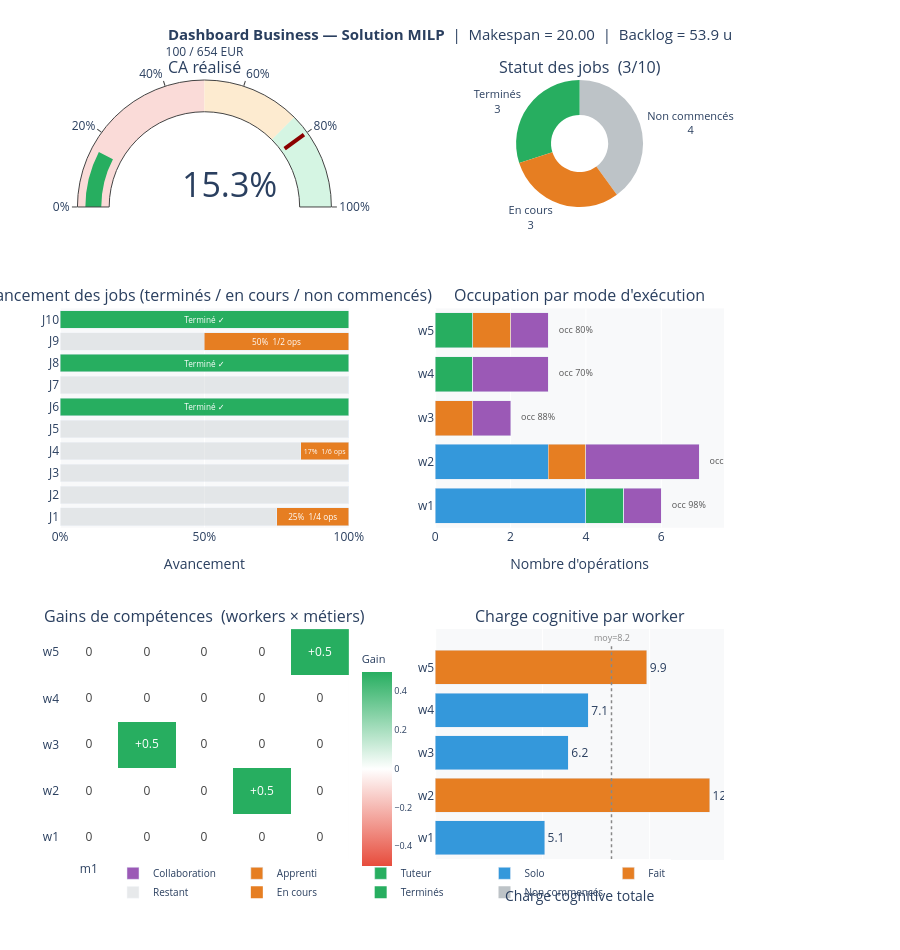

The code cell stored with this chart in its notebook:
### Code cell
s_report = solution_business_report(s, instance)
plot_business_report(s_report, instance)

### Figure 1 — Plotly figure (JSON) as saved in the notebook; plotly's stock layout.template omitted (floating-point values rounded to 4 significant figures)
{"data": [{"domain": {"x": [0, 0.435], "y": [0.8372, 1]}, "gauge": {"axis": {"range": [0, 100], "ticksuffix": "%"}, "bar": {"color": "#27AE60"}, "steps": [{"color": "#FADBD8", "range": [0, 50]}, {"color": "#FDEBD0", "range": [50, 75]}, {"color": "#D5F5E3", "range": [75, 100]}], "threshold": {"line": {"color": "darkred", "width": 4}, "thickness": 0.75, "value": 80}}, "mode": "gauge+number", "number": {"font": {"size": 34}, "suffix": "%"}, "title": {"text": "<span style='font-size:12px'>100 / 654 EUR</span>"}, "type": "indicator", "value": 15.3}, {"domain": {"x": [0.565, 1], "y": [0.8372, 1]}, "hole": 0.45, "hovertemplate": "<b>%{label}</b> : %{value} jobs (%{percent})<extra></extra>", "labels": ["Terminés", "En cours", "Non commencés"], "marker": {"colors": ["#27AE60", "#E67E22", "#BDC3C7"]}, "textfont": {"size": 11}, "textinfo": "label+value", "type": "pie", "values": [3, 3, 4]}, {"hoverinfo": "text", "hovertext": ["<b>J1</b> — Restant : 75%", "<b>J2</b> — Non commencé", "<b>J3</b> — Non commencé", "<b>J4</b> — Restant : 83%", "<b>J5</b> — Non commencé", "", "<b>J7</b> — Non commencé", "", "<b>J9</b> — Restant : 50%", ""], "marker": {"color": "#BDC3C7"}, "name": "Restant", "opacity": 0.35, "orientation": "h", "showlegend": true, "type": "bar", "x": [0.75, 1, 1, 0.8333, 1, 0, 1, 0, 0.5, 0], "xaxis": "x", "y": ["J1", "J2", "J3", "J4", "J5", "J6", "J7", "J8", "J9", "J10"], "yaxis": "y"}, {"hoverinfo": "text", "hovertext": ["<b>J1</b> — 1/4 ops (25%)<br>Faites    : Op1✓<br>Restantes : Op2⬜  Op3⬜  Op4⬜<br>Restant estimé : ≈23.0u", "", "", "<b>J4</b> — 1/6 ops (17%)<br>Faites    : Op1✓<br>Restantes : Op2⬜  Op3⬜  Op4⬜  Op5⬜  Op6⬜<br>Restant estimé : ≈28.2u", "", "<b>J6</b> — Terminé ✓", "", "<b>J8</b> — Terminé ✓", "<b>J9</b> — 1/2 ops (50%)<br>Faites    : Op1✓<br>Restantes : Op2⬜<br>Restant estimé : ≈2.6u", "<b>J10</b> — Terminé ✓"], "insidetextanchor": "middle", "marker": {"color": ["#E67E22", "#BDC3C7", "#BDC3C7", "#E67E22", "#BDC3C7", "#27AE60", "#BDC3C7", "#27AE60", "#E67E22", "#27AE60"]}, "name": "Fait", "orientation": "h", "showlegend": true, "text": ["25%  1/4 ops", "", "", "17%  1/6 ops", "", "Terminé ✓", "", "Terminé ✓", "50%  1/2 ops", "Terminé ✓"], "textfont": {"color": "white", "size": 10}, "textposition": "inside", "type": "bar", "x": [0.25, 0, 0, 0.1667, 0, 1, 0, 1, 0.5, 1], "xaxis": "x", "y": ["J1", "J2", "J3", "J4", "J5", "J6", "J7", "J8", "J9", "J10"], "yaxis": "y"}, {"hoverinfo": "text", "hovertext": ["<b>w1</b><br>Solo : 4 ops<br>Occupation : 98%", "<b>w2</b><br>Solo : 3 ops<br>Occupation : 99%", "<b>w3</b><br>Solo : 0 ops<br>Occupation : 88%", "<b>w4</b><br>Solo : 0 ops<br>Occupation : 70%", "<b>w5</b><br>Solo : 0 ops<br>Occupation : 80%"], "marker": {"color": "#3498DB"}, "name": "Solo", "orientation": "h", "showlegend": true, "type": "bar", "x": [4, 3, 0, 0, 0], "xaxis": "x2", "y": ["w1", "w2", "w3", "w4", "w5"], "yaxis": "y2"}, {"hoverinfo": "text", "hovertext": ["<b>w1</b><br>Tuteur : 1 ops<br>Occupation : 98%", "<b>w2</b><br>Tuteur : 0 ops<br>Occupation : 99%", "<b>w3</b><br>Tuteur : 0 ops<br>Occupation : 88%", "<b>w4</b><br>Tuteur : 1 ops<br>Occupation : 70%", "<b>w5</b><br>Tuteur : 1 ops<br>Occupation : 80%"], "marker": {"color": "#27AE60"}, "name": "Tuteur", "orientation": "h", "showlegend": true, "type": "bar", "x": [1, 0, 0, 1, 1], "xaxis": "x2", "y": ["w1", "w2", "w3", "w4", "w5"], "yaxis": "y2"}, {"hoverinfo": "text", "hovertext": ["<b>w1</b><br>Apprenti : 0 ops<br>Occupation : 98%", "<b>w2</b><br>Apprenti : 1 ops<br>Occupation : 99%", "<b>w3</b><br>Apprenti : 1 ops<br>Occupation : 88%", "<b>w4</b><br>Apprenti : 0 ops<br>Occupation : 70%", "<b>w5</b><br>Apprenti : 1 ops<br>Occupation : 80%"], "marker": {"color": "#E67E22"}, "name": "Apprenti", "orientation": "h", "showlegend": true, "type": "bar", "x": [0, 1, 1, 0, 1], "xaxis": "x2", "y": ["w1", "w2", "w3", "w4", "w5"], "yaxis": "y2"}, {"hoverinfo": "text", "hovertext": ["<b>w1</b><br>Collaboration : 1 ops<br>Occupation : 98%", "<b>w2</b><br>Collaboration : 3 ops<br>Occupation : 99%", "<b>w3</b><br>Collaboration : 1 ops<br>Occupation : 88%", "<b>w4</b><br>Collaboration : 2 ops<br>Occupation : 70%", "<b>w5</b><br>Collaboration : 1 ops<br>Occupation : 80%"], "marker": {"color": "#9B59B6"}, "name": "Collaboration", "orientation": "h", "showlegend": true, "type": "bar", "x": [1, 3, 1, 2, 1], "xaxis": "x2", "y": ["w1", "w2", "w3", "w4", "w5"], "yaxis": "y2"}, {"hoverinfo": "skip", "mode": "text", "showlegend": false, "text": ["occ 98%", "occ 99%", "occ 88%", "occ 70%", "occ 80%"], "textfont": {"color": "#555", "size": 9}, "textposition": "middle right", "type": "scatter", "x": [6.28, 7.28, 2.28, 3.28, 3.28], "xaxis": "x2", "y": ["w1", "w2", "w3", "w4", "w5"], "yaxis": "y2"}, {"colorbar": {"len": 0.3, "tickfont": {"size": 9}, "title": {"text": "Gain"}, "x": 0.44, "y": 0.13}, "colorscale": [[0, "#E74C3C"], [0.5, "#FFFFFF"], [1, "#27AE60"]], "hovertemplate": "<b>%{y} — %{x}</b><br>Gain : %{z:.2f}<extra></extra>", "showscale": true, "text": [["0", "0", "0", "0", "0"], ["0", "0", "0", "+0.5", "0"], ["0", "+0.5", "0", "0", "0"], ["0", "0", "0", "0", "0"], ["0", "0", "0", "0", "+0.5"]], "texttemplate": "%{text}", "type": "heatmap", "x": ["m1", "m2", "m3", "m4", "m5"], "xaxis": "x3", "y": ["w1", "w2", "w3", "w4", "w5"], "yaxis": "y3", "z": [[0, 0, 0, 0, 0], [0, 0, 0, 0.5, 0], [0, 0.5, 0, 0, 0], [0, 0, 0, 0, 0], [0, 0, 0, 0, 0.5]], "zmid": 0}, {"hovertemplate": "<b>%{y}</b> — CL : %{x:.2f}<extra></extra>", "marker": {"color": ["#3498DB", "#E67E22", "#3498DB", "#3498DB", "#E67E22"]}, "name": "Charge cognitive", "orientation": "h", "showlegend": false, "text": ["5.1", "12.8", "6.2", "7.1", "9.9"], "textposition": "outside", "type": "bar", "x": [5.1, 12.79, 6.211, 7.139, 9.866], "xaxis": "x4", "y": ["w1", "w2", "w3", "w4", "w5"], "yaxis": "y4"}], "layout": {"annotations": [{"font": {"size": 16}, "showarrow": false, "text": "CA réalisé", "x": 0.2175, "xanchor": "center", "xref": "paper", "y": 1, "yanchor": "bottom", "yref": "paper"}, {"font": {"size": 16}, "showarrow": false, "text": "Statut des jobs  (3/10)", "x": 0.7825, "xanchor": "center", "xref": "paper", "y": 1, "yanchor": "bottom", "yref": "paper"}, {"font": {"size": 16}, "showarrow": false, "text": "Avancement des jobs (terminés / en cours / non commencés)", "x": 0.2175, "xanchor": "center", "xref": "paper", "y": 0.7072, "yanchor": "bottom", "yref": "paper"}, {"font": {"size": 16}, "showarrow": false, "text": "Occupation par mode d'exécution", "x": 0.7825, "xanchor": "center", "xref": "paper", "y": 0.7072, "yanchor": "bottom", "yref": "paper"}, {"font": {"size": 16}, "showarrow": false, "text": "Gains de compétences  (workers × métiers)", "x": 0.2175, "xanchor": "center", "xref": "paper", "y": 0.296, "yanchor": "bottom", "yref": "paper"}, {"font": {"size": 16}, "showarrow": false, "text": "Charge cognitive par worker", "x": 0.7825, "xanchor": "center", "xref": "paper", "y": 0.296, "yanchor": "bottom", "yref": "paper"}, {"font": {"color": "#888", "size": 9}, "showarrow": false, "text": "moy=8.2", "x": 8.222, "xref": "x4", "y": 4.5, "yanchor": "bottom", "yref": "y4"}], "barmode": "stack", "height": 950, "hoverlabel": {"bgcolor": "white", "font": {"size": 11}}, "legend": {"font": {"size": 10}, "orientation": "h", "x": 0.5, "xanchor": "center", "y": -0.06, "yanchor": "bottom"}, "margin": {"b": 90, "l": 60, "r": 60, "t": 80}, "paper_bgcolor": "white", "plot_bgcolor": "#F8F9FA", "shapes": [{"line": {"color": "#888", "dash": "dot", "width": 1.5}, "type": "line", "x0": 8.222, "x1": 8.222, "xref": "x4", "y0": -0.5, "y1": 4.5, "yref": "y4"}], "title": {"font": {"size": 15}, "text": "<b>Dashboard Business — Solution MILP</b>  |  Makespan = 20.00  |  Backlog = 53.9 u", "x": 0.5}, "xaxis": {"anchor": "y", "domain": [0, 0.435], "range": [0, 1], "tickformat": ".0%", "title": {"text": "Avancement"}}, "xaxis2": {"anchor": "y2", "domain": [0.565, 1], "title": {"text": "Nombre d'opérations"}}, "xaxis3": {"anchor": "y3", "domain": [0, 0.435]}, "xaxis4": {"anchor": "y4", "domain": [0.565, 1], "title": {"text": "Charge cognitive totale"}}, "yaxis": {"anchor": "x", "domain": [0.426, 0.7072]}, "yaxis2": {"anchor": "x2", "domain": [0.426, 0.7072]}, "yaxis3": {"anchor": "x3", "domain": [0, 0.296]}, "yaxis4": {"anchor": "x4", "domain": [0, 0.296]}}}
